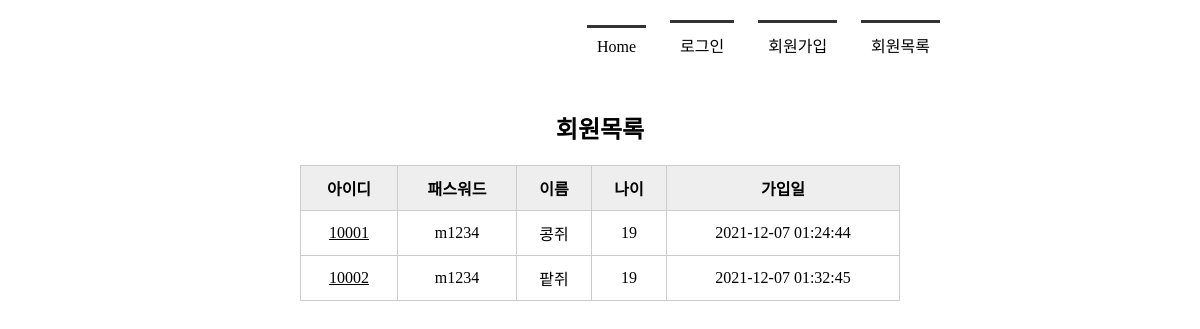
Before: /memberlist/ with the older database file.
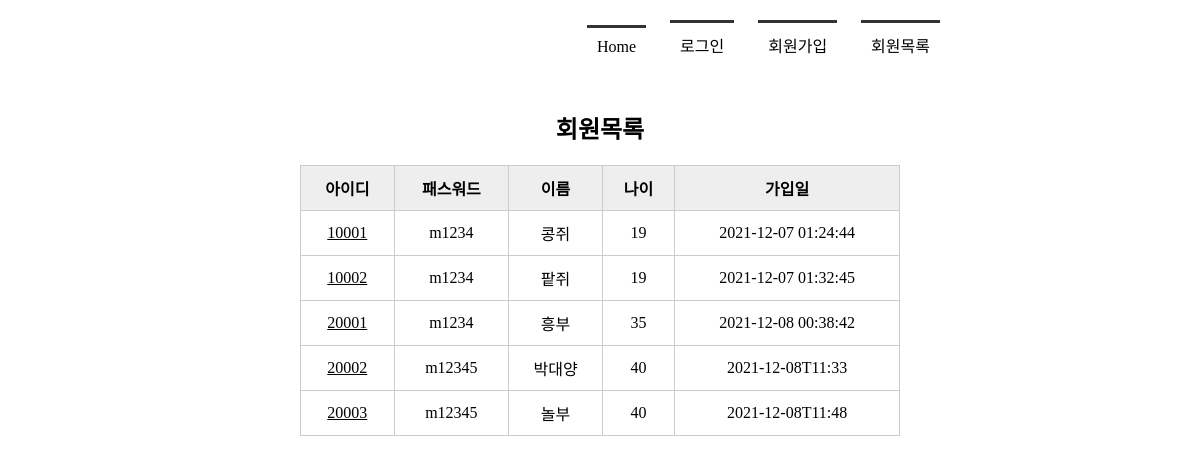
After: the same page with the newer database file.
### tables this page shows
CREATE TABLE member(
        mid CHAR(5) PRIMARY KEY,
        passwd CHAR(8) NOT NULL,
        name TEXT NOT NULL,
        age INTEGER,
        regDate DATETIME DEFAULT CURRENT_TIMESTAMP
    );

### app.py (the view)
@app.route('/memberlist/')
def memberlist():
    conn = getconn()
    cur = conn.cursor()
    sql = "SELECT * FROM member"
    cur.execute(sql)
    rs = cur.fetchall() #db에서 검색한 데이터
    conn.close()
    return render_template('memberlist.html', rs=rs) #가져온 데이터를 웹으로 보내줌

### app.py (called while the page is built)
def getconn():
    conn = sqlite3.connect('./memberdb.db')
    return conn

### templates/memberlist.html (shortened to what this page needs)
<!DOCTYPE html>
<html lang="ko">
<head>
    <link rel="stylesheet" href="{{ url_for('static', filename='css/style.css') }}">
</head>
<body>
    <div id="container">
            {% include 'navbar.html' %}
            <section>
                <h1>회원목록</h1>
                <table>
                    <tr>
                        <th>아이디</th>
                        <th>패스워드</th>
                        <th>이름</th>
                        <th>나이</th>
                        <th>가입일</th>
                    </tr>
                    {% for i in rs %}
                    <tr>
                        <td><a href="{{ url_for('member_view', id=i[0]) }}">{{ i[0] }}</a></td>
                        <td>{{ i[1] }}</td>
                        <td>{{ i[2] }}</td>
                        <td>{{ i[3] }}</td>
                        <td>{{ i[4] }}</td>
                    </tr>
                    {% endfor %}
                </table>
            </section>
        </div>
</body>
</html>

### templates/navbar.html
<header>
    <nav>
       <ul>
           {% if session %}
           <li><a href="{{ url_for('index') }}">Home</a></li>
           <li><a href="{{ url_for('logout') }}">로그아웃</a></li>
           <li><a href="{{ url_for('register') }}">회원가입</a></li>
           <li><a href="{{ url_for('memberlist') }}">회원목록</a></li>
           {% else %}
           <li><a href="{{ url_for('index') }}">Home</a></li>
           <li><a href="{{ url_for('login') }}">로그인</a></li>
           <li><a href="{{ url_for('register') }}">회원가입</a></li>
           <li><a href="{{ url_for('memberlist') }}">회원목록</a></li>
           {% endif %}
       </ul>
    </nav>
</header>

### static/css/style.css (style rules this page uses)
* { margin: 0; padding: 0 }
#container { width: 1000px; margin: 10px auto; }
header { height: 100px; }
nav ul { list-style: none; text-align: right; margin-right: 150px }
nav ul li { display: inline-block; margin: 10px; border-top: 3px solid #333; padding: 10px; }
nav ul li a { text-decoration: none; color: #000 }
section { text-align: center }
section table { width: 600px; margin: 0 auto; border-collapse: collapse; }
section h1 { margin-bottom: 20px; }
section table, th, td { border: 1px solid #ccc; padding: 10px; }
section table th { background-color: #eee; }
section table a { color: #000; }

Changed rows visible on the page:
added member: mid "20001", passwd "m1234", name "흥부", age "35", regDate "2021-12-08 00:38:42"
added member: mid "20002", passwd "m12345", name "박대양", age "40", regDate "2021-12-08T11:33"
added member: mid "20003", passwd "m12345", name "놀부", age "40", regDate "2021-12-08T11:48"
